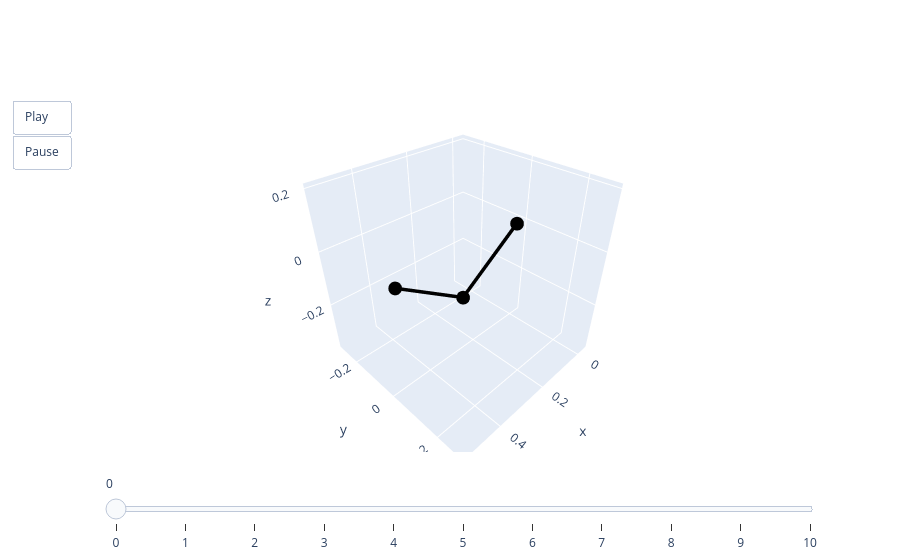

Notebook cell for this chart:
### Code cell
base, aux, _, _ = get_base_rod()
rods = base.with_bc(valid.bc)
pred = rods.solve(final_model, lambdas, aux, max_dlambda=5e-3, iters=5, ls_steps=10)[0]
animate(pred)

### Figure 1 — Plotly figure (JSON) as saved in the notebook; plotly's stock layout.template omitted (floating-point values rounded to 4 significant figures)
{"data": [{"line": {"color": "black", "width": 7}, "mode": "lines+markers", "type": "scatter3d", "x": [0, 0.25, 0.5], "y": [0, -4.868e-06, 0], "z": [0, -0.1694, 0]}], "layout": {"scene": {"aspectmode": "cube", "xaxis": {"autorange": false, "range": [-0.05, 0.55]}, "yaxis": {"autorange": false, "range": [-0.3, 0.3]}, "zaxis": {"autorange": false, "range": [-0.386, 0.214]}}, "sliders": [{"steps": [{"args": [["0"], {"frame": {"duration": 0, "redraw": true}, "mode": "immediate"}], "label": "0", "method": "animate"}, {"args": [["1"], {"frame": {"duration": 0, "redraw": true}, "mode": "immediate"}], "label": "1", "method": "animate"}, {"args": [["2"], {"frame": {"duration": 0, "redraw": true}, "mode": "immediate"}], "label": "2", "method": "animate"}, {"args": [["3"], {"frame": {"duration": 0, "redraw": true}, "mode": "immediate"}], "label": "3", "method": "animate"}, {"args": [["4"], {"frame": {"duration": 0, "redraw": true}, "mode": "immediate"}], "label": "4", "method": "animate"}, {"args": [["5"], {"frame": {"duration": 0, "redraw": true}, "mode": "immediate"}], "label": "5", "method": "animate"}, {"args": [["6"], {"frame": {"duration": 0, "redraw": true}, "mode": "immediate"}], "label": "6", "method": "animate"}, {"args": [["7"], {"frame": {"duration": 0, "redraw": true}, "mode": "immediate"}], "label": "7", "method": "animate"}, {"args": [["8"], {"frame": {"duration": 0, "redraw": true}, "mode": "immediate"}], "label": "8", "method": "animate"}, {"args": [["9"], {"frame": {"duration": 0, "redraw": true}, "mode": "immediate"}], "label": "9", "method": "animate"}, {"args": [["10"], {"frame": {"duration": 0, "redraw": true}, "mode": "immediate"}], "label": "10", "method": "animate"}]}], "updatemenus": [{"buttons": [{"args": [null, {"frame": {"duration": 50, "redraw": true}, "fromcurrent": true}], "label": "Play", "method": "animate"}, {"args": [[null], {"frame": {"duration": 0, "redraw": true}, "mode": "immediate"}], "label": "Pause", "method": "animate"}], "showactive": false, "type": "buttons"}]}}
